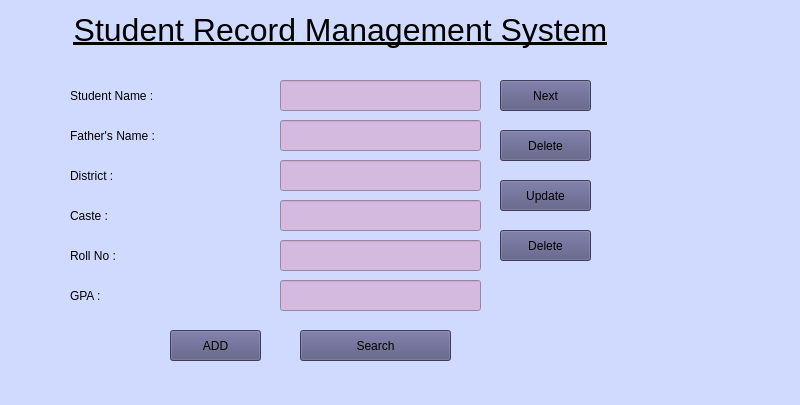
<?xml version="1.0" encoding="UTF-8"?>
<ui version="4.0">
 <class>MainWindow</class>
 <widget class="QMainWindow" name="MainWindow">
  <property name="geometry">
   <rect>
    <x>0</x>
    <y>0</y>
    <width>800</width>
    <height>405</height>
   </rect>
  </property>
  <property name="windowTitle">
   <string>MainWindow</string>
  </property>
  <property name="styleSheet">
   <string notr="true">background-color: rgb(196, 181, 183);
background-color: rgb(208, 218, 255);</string>
  </property>
  <widget class="QWidget" name="centralwidget">
   <widget class="QPushButton" name="pushButtonAdd">
    <property name="geometry">
     <rect>
      <x>170</x>
      <y>330</y>
      <width>91</width>
      <height>31</height>
     </rect>
    </property>
    <property name="styleSheet">
     <string notr="true">
background-color: rgb(85, 85, 127);
font: 700 14pt &quot;Times New Roman&quot;;</string>
    </property>
    <property name="text">
     <string>ADD</string>
    </property>
   </widget>
   <widget class="QPushButton" name="pushButtonUpdate">
    <property name="geometry">
     <rect>
      <x>500</x>
      <y>180</y>
      <width>91</width>
      <height>31</height>
     </rect>
    </property>
    <property name="styleSheet">
     <string notr="true">background-color: rgb(85, 85, 127);


font: 700 14pt &quot;Times New Roman&quot;;</string>
    </property>
    <property name="text">
     <string>Update</string>
    </property>
   </widget>
   <widget class="QLabel" name="label_3">
    <property name="geometry">
     <rect>
      <x>70</x>
      <y>120</y>
      <width>171</width>
      <height>31</height>
     </rect>
    </property>
    <property name="styleSheet">
     <string notr="true">color: rgb(0, 0, 0);
font: 700 16pt &quot;Times New Roman&quot;;</string>
    </property>
    <property name="text">
     <string>Father's Name :</string>
    </property>
   </widget>
   <widget class="QLabel" name="label_2">
    <property name="geometry">
     <rect>
      <x>70</x>
      <y>80</y>
      <width>171</width>
      <height>31</height>
     </rect>
    </property>
    <property name="styleSheet">
     <string notr="true">color: rgb(0, 0, 0);
font: 700 16pt &quot;Times New Roman&quot;;</string>
    </property>
    <property name="text">
     <string>Student Name :</string>
    </property>
   </widget>
   <widget class="QLabel" name="label">
    <property name="geometry">
     <rect>
      <x>70</x>
      <y>10</y>
      <width>541</width>
      <height>41</height>
     </rect>
    </property>
    <property name="styleSheet">
     <string notr="true">color: rgb(0, 0, 0);
font: 700 20pt &quot;Times New Roman&quot;;</string>
    </property>
    <property name="text">
     <string>&lt;html&gt;&lt;head/&gt;&lt;body&gt;&lt;p align=&quot;center&quot;&gt;&lt;span style=&quot; font-size:24pt; text-decoration: underline;&quot;&gt;Student Record Management System&lt;/span&gt;&lt;/p&gt;&lt;/body&gt;&lt;/html&gt;</string>
    </property>
   </widget>
   <widget class="QLineEdit" name="lineEditName">
    <property name="geometry">
     <rect>
      <x>280</x>
      <y>80</y>
      <width>201</width>
      <height>31</height>
     </rect>
    </property>
    <property name="styleSheet">
     <string notr="true">font: 12pt &quot;Times New Roman&quot;;
background-color: rgb(213, 186, 224);
border-top-color: rgb(0, 0, 0);
color: rgb(0, 0, 0);
font: 700 9pt &quot;Segoe UI&quot;;</string>
    </property>
   </widget>
   <widget class="QLineEdit" name="lineEditFather">
    <property name="geometry">
     <rect>
      <x>280</x>
      <y>120</y>
      <width>201</width>
      <height>31</height>
     </rect>
    </property>
    <property name="styleSheet">
     <string notr="true">font: 12pt &quot;Times New Roman&quot;;
color: rgb(0, 0, 0);
font: 700 9pt &quot;Segoe UI&quot;;
background-color: rgb(213, 186, 224);</string>
    </property>
   </widget>
   <widget class="QLabel" name="label_7">
    <property name="geometry">
     <rect>
      <x>70</x>
      <y>160</y>
      <width>161</width>
      <height>31</height>
     </rect>
    </property>
    <property name="styleSheet">
     <string notr="true">color: rgb(0, 0, 0);
font: 700 16pt &quot;Times New Roman&quot;;</string>
    </property>
    <property name="text">
     <string>District :</string>
    </property>
   </widget>
   <widget class="QPushButton" name="pushButtonSearch">
    <property name="geometry">
     <rect>
      <x>300</x>
      <y>330</y>
      <width>151</width>
      <height>31</height>
     </rect>
    </property>
    <property name="styleSheet">
     <string notr="true">background-color: rgb(85, 85, 127);

font: 700 14pt &quot;Times New Roman&quot;;</string>
    </property>
    <property name="text">
     <string>Search</string>
    </property>
   </widget>
   <widget class="QLineEdit" name="lineEditDistrict">
    <property name="geometry">
     <rect>
      <x>280</x>
      <y>160</y>
      <width>201</width>
      <height>31</height>
     </rect>
    </property>
    <property name="styleSheet">
     <string notr="true">font: 12pt &quot;Times New Roman&quot;;
color: rgb(0, 0, 0);
font: 700 9pt &quot;Segoe UI&quot;;
background-color: rgb(213, 186, 224);</string>
    </property>
   </widget>
   <widget class="QPushButton" name="pushButtonDelete">
    <property name="geometry">
     <rect>
      <x>500</x>
      <y>230</y>
      <width>91</width>
      <height>31</height>
     </rect>
    </property>
    <property name="styleSheet">
     <string notr="true">
background-color: rgb(85, 85, 127);
font: 700 14pt &quot;Times New Roman&quot;;</string>
    </property>
    <property name="text">
     <string>Delete</string>
    </property>
   </widget>
   <widget class="QLabel" name="label_12">
    <property name="geometry">
     <rect>
      <x>70</x>
      <y>200</y>
      <width>171</width>
      <height>31</height>
     </rect>
    </property>
    <property name="styleSheet">
     <string notr="true">color: rgb(0, 0, 0);
font: 700 16pt &quot;Times New Roman&quot;;</string>
    </property>
    <property name="text">
     <string>Caste :</string>
    </property>
   </widget>
   <widget class="QLabel" name="label_13">
    <property name="geometry">
     <rect>
      <x>70</x>
      <y>240</y>
      <width>171</width>
      <height>31</height>
     </rect>
    </property>
    <property name="styleSheet">
     <string notr="true">color: rgb(0, 0, 0);
font: 700 16pt &quot;Times New Roman&quot;;</string>
    </property>
    <property name="text">
     <string>Roll No :</string>
    </property>
   </widget>
   <widget class="QLineEdit" name="lineEditCaste">
    <property name="geometry">
     <rect>
      <x>280</x>
      <y>200</y>
      <width>201</width>
      <height>31</height>
     </rect>
    </property>
    <property name="styleSheet">
     <string notr="true">font: 12pt &quot;Times New Roman&quot;;
color: rgb(0, 0, 0);
font: 700 9pt &quot;Segoe UI&quot;;
background-color: rgb(213, 186, 224);</string>
    </property>
   </widget>
   <widget class="QLineEdit" name="lineEditRoll">
    <property name="geometry">
     <rect>
      <x>280</x>
      <y>240</y>
      <width>201</width>
      <height>31</height>
     </rect>
    </property>
    <property name="styleSheet">
     <string notr="true">font: 12pt &quot;Times New Roman&quot;;
background-color: rgb(213, 186, 224);
border-top-color: rgb(0, 0, 0);
color: rgb(0, 0, 0);
font: 700 9pt &quot;Segoe UI&quot;;</string>
    </property>
   </widget>
   <widget class="QPushButton" name="pushButtonPrevious">
    <property name="geometry">
     <rect>
      <x>500</x>
      <y>130</y>
      <width>91</width>
      <height>31</height>
     </rect>
    </property>
    <property name="styleSheet">
     <string notr="true">
background-color: rgb(85, 85, 127);
font: 700 14pt &quot;Times New Roman&quot;;</string>
    </property>
    <property name="text">
     <string>Delete</string>
    </property>
   </widget>
   <widget class="QPushButton" name="pushButtonNext">
    <property name="geometry">
     <rect>
      <x>500</x>
      <y>80</y>
      <width>91</width>
      <height>31</height>
     </rect>
    </property>
    <property name="styleSheet">
     <string notr="true">
background-color: rgb(85, 85, 127);
font: 700 14pt &quot;Times New Roman&quot;;</string>
    </property>
    <property name="text">
     <string>Next</string>
    </property>
   </widget>
   <widget class="QLineEdit" name="lineEditGPA">
    <property name="geometry">
     <rect>
      <x>280</x>
      <y>280</y>
      <width>201</width>
      <height>31</height>
     </rect>
    </property>
    <property name="styleSheet">
     <string notr="true">font: 12pt &quot;Times New Roman&quot;;
background-color: rgb(213, 186, 224);
border-top-color: rgb(0, 0, 0);
color: rgb(0, 0, 0);
font: 700 9pt &quot;Segoe UI&quot;;</string>
    </property>
   </widget>
   <widget class="QLabel" name="label_14">
    <property name="geometry">
     <rect>
      <x>70</x>
      <y>280</y>
      <width>171</width>
      <height>31</height>
     </rect>
    </property>
    <property name="styleSheet">
     <string notr="true">color: rgb(0, 0, 0);
font: 700 16pt &quot;Times New Roman&quot;;</string>
    </property>
    <property name="text">
     <string>GPA :</string>
    </property>
   </widget>
  </widget>
  <widget class="QMenuBar" name="menubar">
   <property name="geometry">
    <rect>
     <x>0</x>
     <y>0</y>
     <width>800</width>
     <height>17</height>
    </rect>
   </property>
  </widget>
  <widget class="QStatusBar" name="statusbar"/>
 </widget>
 <resources/>
 <connections/>
</ui>
